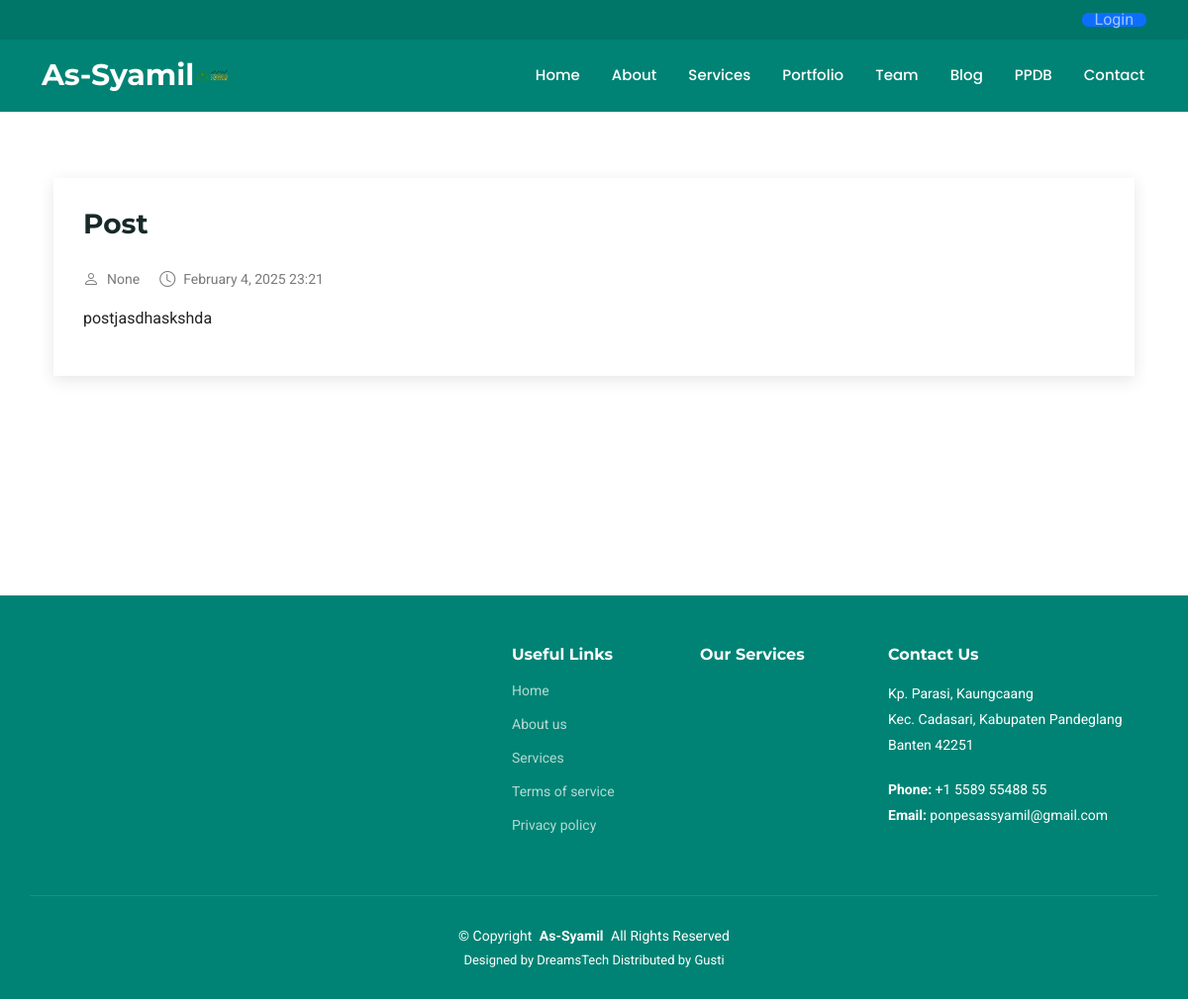
Screenshot of /blog/post/ with the database file from the repository.
### WebApp/models.py (models this page shows, shortened)
class Post(models.Model):
    title = models.CharField(max_length=100, blank=True, null=True)
    slug = models.SlugField(unique=True, blank=True, null=True)  # Field slug
    image = models.ImageField(upload_to='blog/', blank=True, null=True)  # Gambar untuk postingan
    content = models.TextField(blank=True, null=True)  # Konten postingan
    author = models.ForeignKey(User, on_delete=models.CASCADE, null=True, blank=True)  # Penulis postingan
    created_at = models.DateTimeField(auto_now_add=True)  # Tanggal pembuatan
    updated_at = models.DateTimeField(auto_now=True)  # Tanggal pembaruan

### WebApp/views.py (the view)
# urls.py: path('blog/<slug:slug>/', views.post_detail, name='blog_detail'),  # Pastikan ini ada dan benar
def post_detail(request, slug):
    post = get_object_or_404(Post, slug=slug)  # Mengambil postingan berdasarkan slug
    return render(request, 'blog-details.html', {'post': post})  # Mengirimkan objek post ke template

### WebApp/templates/blog-details.html (shortened to what this page needs)
{% extends 'base.html' %}
{% load static %}
{% block blog %}
      <br>
      <br><br><br><br>
      <div class="container">
        <div class="row">
          <div class="col-lg-12">
            <section id="blog-details" class="blog-details section">
              <div class="container">
                <article class="article">
                  <h2 class="title">{{ post.title }}</h2>
                  <div class="meta-top">
                    <ul>
                      <li class="d-flex align-items-center"><i class="bi bi-person"></i> <a href="#">{{ post.author }}</a></li>
                      <li class="d-flex align-items-center"><i class="bi bi-clock"></i> <a href="#"><time datetime="{{ post.created_at }}">{{ post.created_at|date:"F j, Y H:i" }}</time></a></li>
                    </ul>
                  </div>
                  <div class="content">
                    {% if post.content %}
                      <p>{{ post.content }}</p>
                    {% else %}
                      <p>Tidak ada konten untuk ditampilkan.</p>
                    {% endif %}
                  </div>
                </article>
              </div>
            </section>
          </div>
        </div>
      </div>
      <br>
      <br><br><br><br>
      <br>
      <br><br>
    {% endblock blog %}

### WebApp/static/assets/css/main.css (style rules this page uses)
:root { --default-font: "Roboto", system-ui, -apple-system, "Segoe UI", Roboto, "Helvetica Neue", Arial, "Noto Sans", "Liberation Sans", sans-serif, "Apple Color Emoji", "Segoe UI Emoji", "Segoe UI Symbol", "Noto Color Emoji"; --heading-font: "Montserrat", sans-serif; --nav-font: "Poppins", sans-serif; }
:root { --background-color: #ffffff; --default-color: #222222; --heading-color: #172a28; --accent-color: #008374; --surface-color: #ffffff; --contrast-color: #ffffff; }
:root { --nav-color: #ffffff; --nav-hover-color: #008374; --nav-mobile-background-color: #ffffff; --nav-dropdown-background-color: #ffffff; --nav-dropdown-color: #01433c; --nav-dropdown-hover-color: #008374; }
:root { scroll-behavior: smooth; }
body { color: var(--default-color); background-color: var(--background-color); font-family: var(--default-font); }
a { color: var(--accent-color); text-decoration: none; transition: 0.3s; }
h1, h2, h3, h4, h5, h6 { color: var(--heading-color); font-family: var(--heading-font); }
section, .section { color: var(--default-color); background-color: var(--background-color); padding: 60px 0; scroll-margin-top: 112px; overflow: clip; }
.blog-details { padding-bottom: 30px; }
.blog-details .article { background-color: var(--surface-color); padding: 30px; box-shadow: 0 4px 16px rgba(0, 0, 0, 0.1); }
.blog-details .title { color: var(--heading-color); font-size: 28px; font-weight: 700; padding: 0; margin: 30px 0; }
.blog-details .content { margin-top: 20px; }
.blog-details .meta-top { margin-top: 20px; color: color-mix(in srgb, var(--default-color), transparent 40%); }
.blog-details .meta-top ul { display: flex; flex-wrap: wrap; list-style: none; align-items: center; padding: 0; margin: 0; }
.blog-details .meta-top ul li+li { padding-left: 20px; }
.blog-details .meta-top i { font-size: 16px; margin-right: 8px; line-height: 0; color: color-mix(in srgb, var(--default-color), transparent 40%); }
.blog-details .meta-top a { color: color-mix(in srgb, var(--default-color), transparent 40%); font-size: 14px; display: inline-block; line-height: 1; }

### rows the page displays
Post: title "Post", author "None", created_at "February 4, 2025 23:21", content "postjasdhaskshda"
